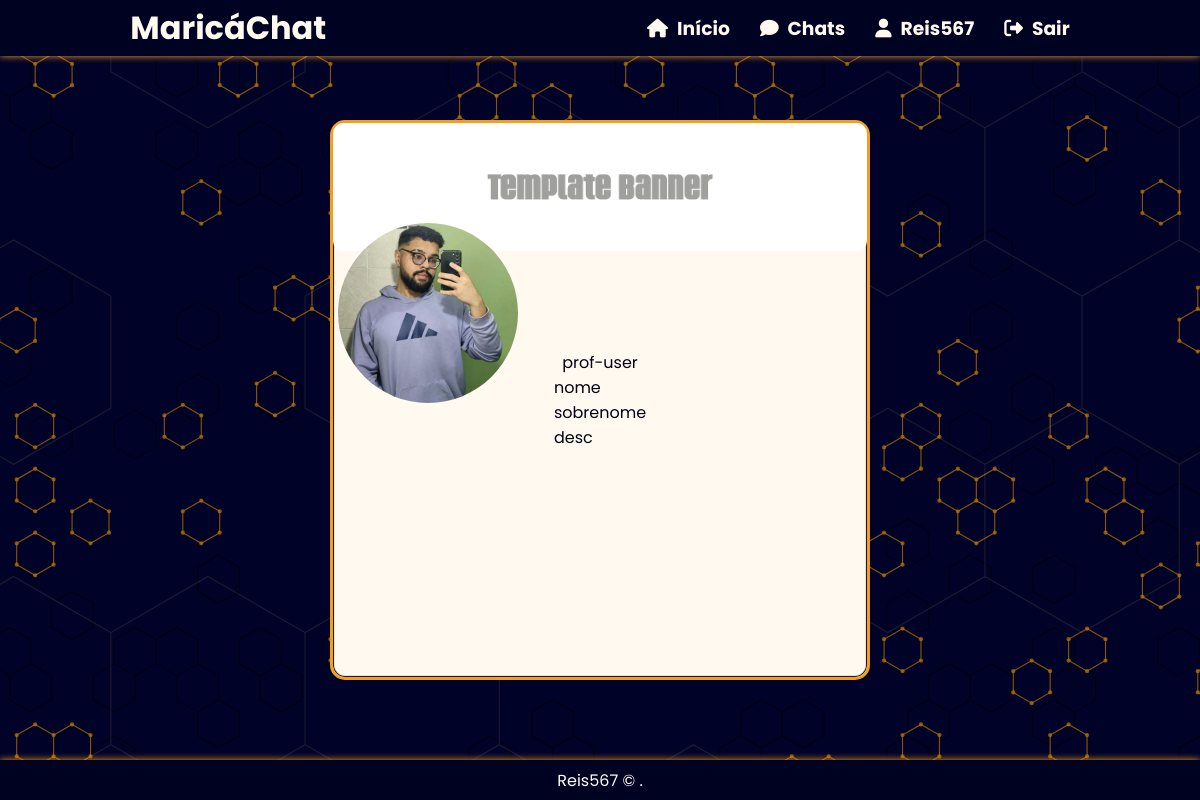
The app's page /chat/profile/ (signed in), older data.
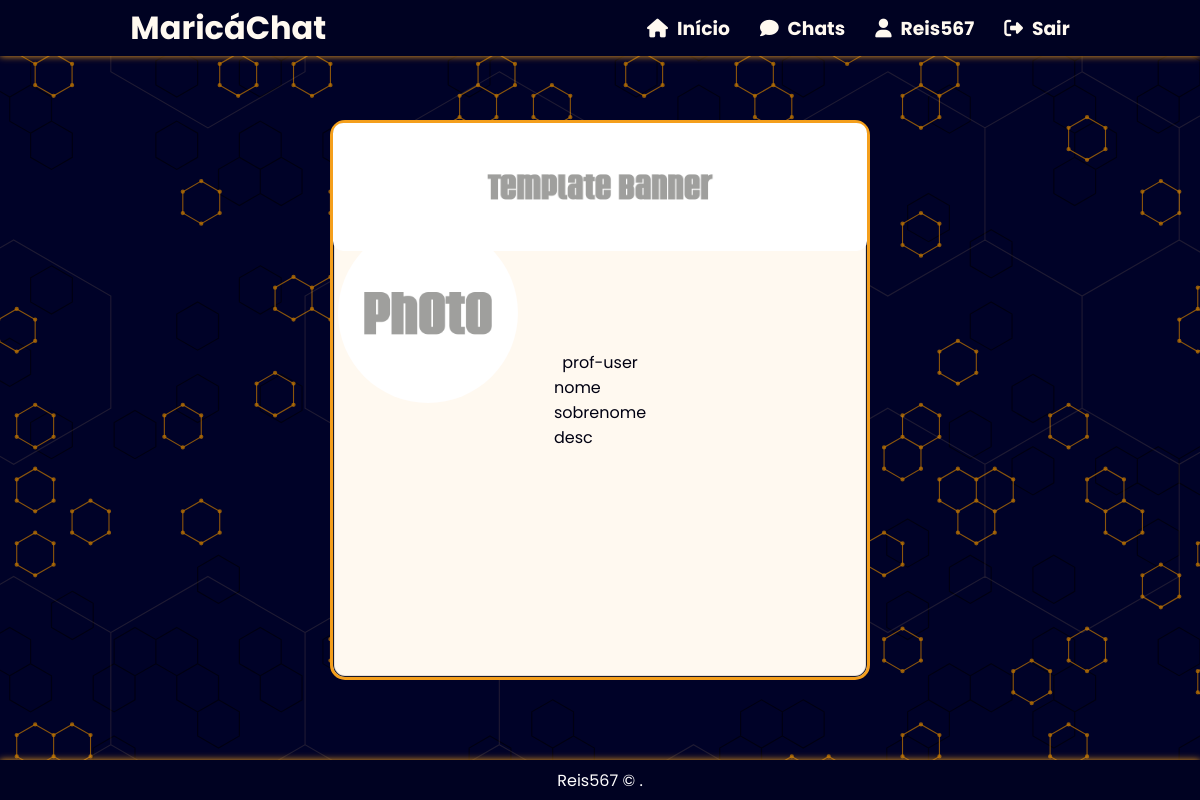
The same page, newer data.
### chat/models.py (models this page shows, shortened)
class UserProfile(models.Model):
    user = models.ForeignKey(User, on_delete=models.CASCADE)
    first_name = models.CharField(max_length=30, blank=True)
    email= models.EmailField(default="email@email.com",unique=True,null=True)
    last_name = models.CharField(max_length=30, blank=True)
    photo = models.ImageField(upload_to=user_directory_path, blank=True, null=True)
    banner = models.ImageField(upload_to=banner_directory_path, blank=True, null=True)
    description = models.TextField(blank=True)
    created_on = models.DateTimeField(auto_now_add=True)

### chat/views.py (the view)
# urls.py: path('profile/', views.user_profile, name='user_profile'),
@login_required
def user_profile(request):
    user_profile, created = UserProfile.objects.get_or_create(user=request.user)
    if request.method == 'POST':
        form = UserProfileForm(request.POST, request.FILES, instance=user_profile)
        if form.is_valid():
            try:
                form.save()
                messages.success(request, 'Perfil atualizado com sucesso.')
                return redirect('user_profile')
            except IntegrityError:
                messages.error(request, 'Este endereço de e-mail já está em uso. Por favor, escolha outro endereço de e-mail.')
        else:
            messages.error(request, 'Por favor, corrija os erros no formulário.')
    else:
        form = UserProfileForm(instance=user_profile)
    return render(request, 'profile.html', {'form': form, 'user_profile': user_profile})

### templates/profile.html (shortened to what this page needs)
{% extends "base.html" %}
{% load static %}
{% block content %}
<section class="profile">
    <div class="profile-content">
        <div class="profile-banner">
            {% if user_profile.banner %}
                <img src="{{ user_profile.banner.url }}" alt="banner">
            {% else %}
                <img src="{% static 'img/banner.png' %}" alt="Default Banner">
            {% endif %}
        </div>
        <div class="profile-pic">
            {% if user_profile.photo %}
                <img src="{{ user_profile.photo.url }}" alt="photo profile">
            {% else %}
                <img src="{% static 'img/profile.png' %}" alt="Default Profile Photo">
            {% endif %}
        </div>
        <div class="profile-user">
            prof-user
        </div>
        <div class="profile-infos">
            <div class="profile-name">
                <div class="profile-frst">
                    nome
                </div>
                <div class="profile-last">
                    sobrenome
                </div>
            </div>
            <div class="profile-desc">
                desc
            </div>
        </div>
    </div>
</section>
{% endblock %}

Row changes from the older to the newer data that the page shows:
no longer on this page (row edited): UserProfile: photo (picture)
